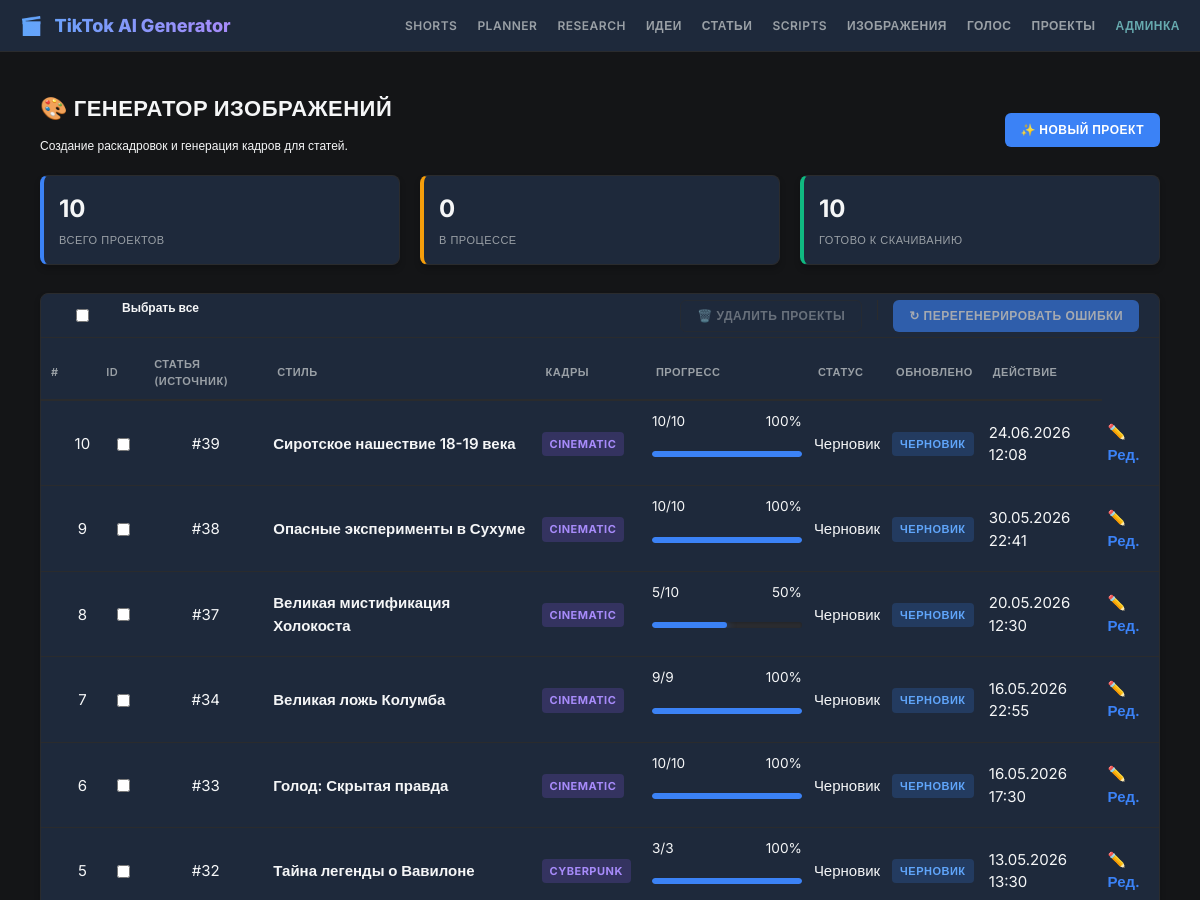
The app's page /images/ (signed in, upper part), older data.
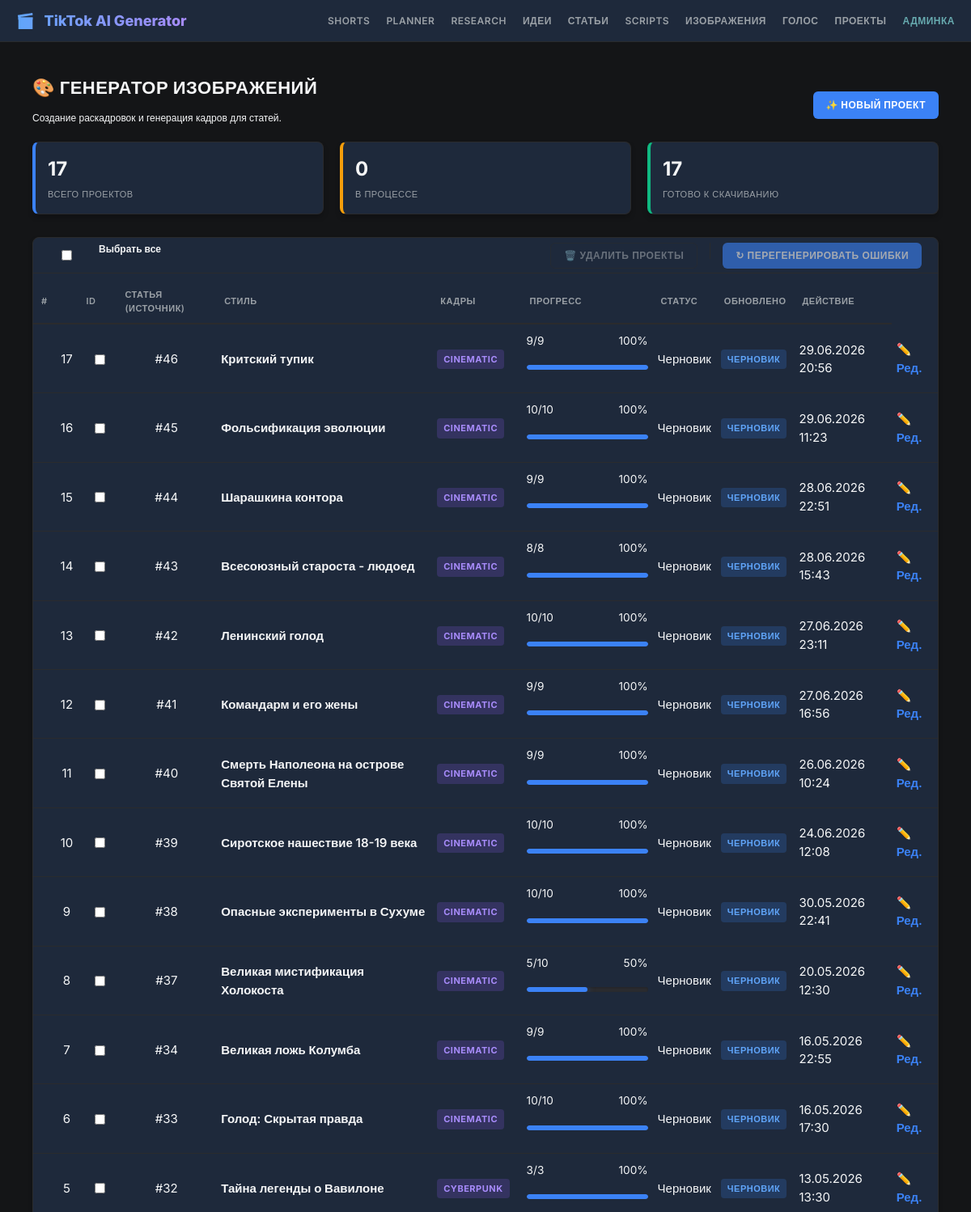
The same page, newer data.
### image/models.py (models this page shows, shortened)
class ImageProject(models.Model):
    STATUS_CHOICES = [
        ("draft", "Черновик"),
        ("prompts_ready", "Промпты готовы"),
        ("processing", "Генерация изображений..."),
        ("completed", "Готово"),
        ("failed", "Ошибка"),
    ]
    STYLE_CHOICES = [
        ("cinematic", "Cinematic Dark (Кино)"),
        ("realistic", "Photorealistic (Фото)"),
        ("anime", "Anime Style"),
        ("oil_painting", "Oil Painting"),
        ("cyberpunk", "Cyberpunk"),
        ("custom", "Свой стиль..."),
    ]
    article = models.ForeignKey(
        ArticleCluster, on_delete=models.CASCADE, related_name="image_projects"
    )
    title = models.CharField("Название проекта", max_length=200, blank=True)
    style_preset = models.CharField(
        "Стиль", max_length=50, choices=STYLE_CHOICES, default="cinematic"
    )
    custom_style_prompt = models.TextField(
        "Доп. описание стиля",
        blank=True,
        help_text="Например: '8k, highly detailed, dramatic lighting'",
    )
    aspect_ratio = models.CharField(
        "Формат",
        max_length=10,
        default="9:16",
        choices=[
            ("16:9", "16:9 (YouTube)"),
            ("9:16", "9:16 (TikTok)"),
            ("1:1", "1:1 (Post)"),
        ],
    )
    status = models.CharField("Статус", max_length=20, choices=STATUS_CHOICES, default="draft")
    created_at = models.DateTimeField(auto_now_add=True)
    updated_at = models.DateTimeField(auto_now=True)
    prompts_generated = models.BooleanField("Промпты созданы", default=False)
    images_generated = models.BooleanField("Картинки созданы", default=False)
    search_title = models.CharField(
        "Поисковый заголовок", max_length=200, blank=True, db_index=True
    )
    class Meta:
        verbose_name = "Проект картинки"
        verbose_name_plural = "Проекты картинок"

### article/models.py (models this page shows, shortened)
class ArticleTranslation(models.Model):
    cluster = models.ForeignKey(
        ArticleCluster, on_delete=models.CASCADE, related_name="translations"
    )
    language = models.ForeignKey(
        Language, on_delete=models.PROTECT, related_name="article_translations"
    )
    title = models.CharField("Заголовок", max_length=255)
    description = models.TextField("Описание (SEO)", blank=True)
    content = models.TextField("Текст статьи")
    hashtags = models.CharField("Хештеги", max_length=255, blank=True)
    status = models.CharField(
        "Статус",
        max_length=20,
        default="draft",
        choices=[
            ("draft", "Черновик"),
            ("review", "На проверке"),
            ("published", "Опубликовано"),
            ("rejected", "Отклонено"),
        ],
    )
    created_at = models.DateTimeField(auto_now_add=True)
    updated_at = models.DateTimeField(auto_now=True)
    class Meta:
        verbose_name = "Перевод статьи"
        verbose_name_plural = "Переводы статей"
        unique_together = ("cluster", "language")
        ordering = ["language__order"]

### image/views.py (the view, shortened to what this page needs)
# urls.py: path('', views.image_dashboard, name='dashboard'),
@login_required
def image_dashboard(request):
    projects_qs = ImageProject.objects.select_related("article").order_by("-created_at")
    query = request.GET.get("q")
    if query:
        if query.isdigit():
            page_obj = projects_qs.filter(Q(id=int(query)) | Q(search_title__icontains=query))
        else:
            page_obj = projects_qs.filter(search_title__icontains=query)
    status_filter = request.GET.get("status")
    if status_filter:
        page_obj = projects_qs.filter(status=status_filter)
    total = ImageProject.objects.count()
    processing = ImageProject.objects.filter(status="processing").count()
    completed = ImageProject.objects.filter(
        status__in=["prompts_ready", "completed", "images_ready"]
    ).count()
    paginator = Paginator(projects_qs, 20)
    page_number = request.GET.get("page")
    page_obj = paginator.get_page(page_number)
    projects_list = []
    for counter, project in enumerate(page_obj, start=1):
        total_prompts = project.prompts.count()
        completed_count = project.prompts.filter(generation_status="success").count()
        progress_percent = (
            round((completed_count / total_prompts * 100)) if total_prompts > 0 else 0
        )
        article_title = "⚠️ Статья удалена"
        if project.article:
            ru_trans = project.article.translations.filter(language__code="ru").first()
            article_title = ru_trans.title if ru_trans else "Без названия"
        reverse_num = paginator.count - (page_obj.start_index() + counter - 2)
        projects_list.append(
            {
                "instance": project,
                "id": project.id,
                "reverse_num": reverse_num,
                "article_title": article_title,
                "style_name": project.style_preset,
                "total_prompts": total_prompts,
                "completed_count": completed_count,
                "progress_percent": progress_percent,
                "status": project.status,
                "created_at": project.created_at,
            }
        )
    context = {
        "projects": projects_list,
        "page_obj": page_obj,  # ← Для пагинации
        "paginator": paginator,  # ← Для счётчика страниц
        "stats": {
            "total": total,
            "processing": processing,
            "completed": completed,
        },
    }
    return render(request, "image/dashboard.html", context)

### templates/image/dashboard.html (shortened to what the changed rows need)
{% extends 'base.html' %}
{% block content %}
<div class="flex flex-between mb-2">
    <div>
        <h1>🎨 Генератор Изображений</h1>
    </div>
</div>
<div class="flex mb-2">
    <div class="card stat-card blue">
        <span class="stat-value">{{ stats.total|default:0 }}</span>
        <span class="stat-label">Всего проектов</span>
    </div>
    <div class="card stat-card green">
        <span class="stat-value">{{ stats.completed|default:0 }}</span>
        <span class="stat-label">Готово к скачиванию</span>
    </div>
</div>
<form method="post" id="bulk-action-form">
    <div class="card" style="padding: 0;">
        <table class="table">
            <thead>
                <tr>
                    <th>#</th>
                    <th></th>
                    <th>ID</th>
                    <th>Статья (Источник)</th>
                    <th>Стиль</th>
                    <th>Кадры</th>
                    <th>Прогресс</th>
                    <th>Статус</th>
                    <th>Обновлено</th>
                    <th>Действие</th>
                </tr>
            </thead>
            <tbody>
                {% if projects %}
                    {% for project in projects %}
                        <tr class="idea-row">
                            <td class="text-center">
                                <td class="text-center">{{ project.reverse_num }}</td>
                            </td>
                            <td class="text-center">
                                {% if project.status == 'failed' %}
                                <input type="checkbox" name="selected_projects" value="{{ project.instance.id }}" checked class="idea-checkbox form-control checkbox-fix">
                                {% else %}
                                <input type="checkbox" name="selected_projects" value="{{ project.instance.id }}" class="idea-checkbox form-control checkbox-fix">
                                {% endif %}
                            </td>
                            <td class="text-center">#{{ project.instance.id }}</td>
                            <td class="text-bold">
                                {% if project.article_title %}
                                    {{ project.article_title|truncatechars:40 }}
                                {% else %}
                                    <span class="text-danger">⚠️ Статья удалена</span>
                                {% endif %}
                            </td>
                            <td>
                                <span class="badge badge-work" style="background: rgba(139, 92, 246, 0.2); color: #a78bfa;">
                                    {{ project.style_name|default:"Default" }}
                                </span>
                            </td>
                            <td style="min-width: 150px;">
                                <div class="flex text-small mb-1" style="justify-content: space-between;">
                                    <span>{{ project.completed_count|default:0 }}/{{ project.total_prompts|default:0 }}</span>
                                    <span class="text-muted">{{ project.progress_percent|default:0 }}%</span>
                                </div>
                                <div class="progress-track" style="height: 6px;">
                                    <div class="progress-fill" style="width: {{ project.progress_percent|default:0 }}%;"></div>
                                </div>
                            </td>
                            <td>
                                {% if project.status == 'completed' %}
                                    <span class="text-success text-bold">✓ Готово</span>
                                {% elif project.status == 'processing' %}
                                    <span class="text-blue text-bold">⟳ Генерация...</span>
                                {% elif project.status == 'failed' %}
                                    <span class="text-danger text-bold">⚠ Ошибки</span>
                                {% else %}
                                    <span class="text-muted">Черновик</span>
                                {% endif %}
                            </td>
                            <td>
                                {% if project.status == 'completed' %}
                                    <span class="badge badge-done">Архив готов</span>
                                {% elif project.status == 'processing' %}
                                    <span class="badge badge-work">В работе</span>
                                {% else %}
                                    <span class="badge badge-new">Черновик</span>
                                {% endif %}
                            </td>
                            <td class="text-muted text-small">{{ project.instance.created_at|date:"d.m.Y H:i" }}</td>
                            <td>
                                <div class="flex gap-2">
                                    {% if project.instance %}
                                        <a href="{% url 'image:project_edit' project.id %}"
                                        class="text-bold link-blue"
                                        title="Редактировать промпты">
                                            ✏️ Ред.
                                        </a>
                                    {% else %}
                                        <span class="text-muted text-small">-</span>
                                    {% endif %}
                                </div>
                            </td>
                        </tr>
                    {% endfor %}
                {% else %}
                    <tr><td colspan="10" class="text-muted text-center" style="padding: 40px;">
                        Список проектов пуст. Создайте первый проект генерации!
                    </td></tr>
                {% endif %}
            </tbody>
        </table>
    </div>
</form>
{% endblock %}

Row changes from the older to the newer data that the page shows:
added ImageProject: reverse_num "17", instance.id "46", article_title "Критский тупик", style_name "CINEMATIC", completed_count "9", total_prompts "9", progress_percent "100", status "Черновик", instance.created_at "29.06.2026 20:56"
added ImageProject: reverse_num "16", instance.id "45", article_title "Фольсификация эволюции", style_name "CINEMATIC", completed_count "10", total_prompts "10", progress_percent "100", status "Черновик", instance.created_at "29.06.2026 11:23"
added ImageProject: reverse_num "15", instance.id "44", article_title "Шарашкина контора", style_name "CINEMATIC", completed_count "9", total_prompts "9", progress_percent "100", status "Черновик", instance.created_at "28.06.2026 22:51"
added ImageProject: reverse_num "14", instance.id "43", article_title "Всесоюзный староста - людоед", style_name "CINEMATIC", completed_count "8", total_prompts "8", progress_percent "100", status "Черновик", instance.created_at "28.06.2026 15:43"
added ImageProject: reverse_num "13", instance.id "42", article_title "Ленинский голод", style_name "CINEMATIC", completed_count "10", total_prompts "10", progress_percent "100", status "Черновик", instance.created_at "27.06.2026 23:11"
added ImageProject: reverse_num "12", instance.id "41", article_title "Командарм и его жены", style_name "CINEMATIC", completed_count "9", total_prompts "9", progress_percent "100", status "Черновик", instance.created_at "27.06.2026 16:56"
added ImageProject: reverse_num "11", instance.id "40", article_title "Смерть Наполеона на острове Святой Елены", style_name "CINEMATIC", completed_count "9", total_prompts "9", progress_percent "100", status "Черновик", instance.created_at "26.06.2026 10:24"
Text that changed along with them:
{{ stats.total|default:0 }}: "10" → "17"
{{ stats.completed|default:0 }}: "10" → "17"
